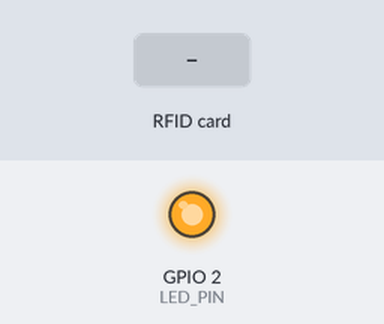
A sketch run on a simulated ESP32. Shown: output pins drawn as LEDs (lit = HIGH). Dashed ring = blinking. The inputs (shaded band) are chosen by the test bench. WiFi joins after 1.5 s; servers stay silent unless stated; uploads are accepted with an empty reply; what the sketch prints to the serial monitor is not drawn.

Above: at 2.7 s.
2.8 s: RFID card 12 34 56 78 held to the reader
At 3.17 s:
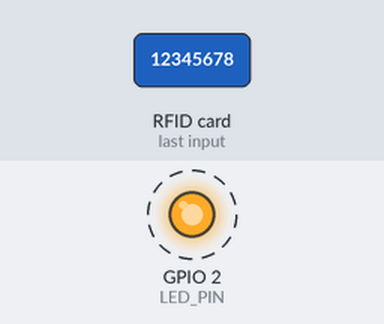
4.5 s: RFID card 5E 7A 19 C4 held to the reader
At 6.3 s:
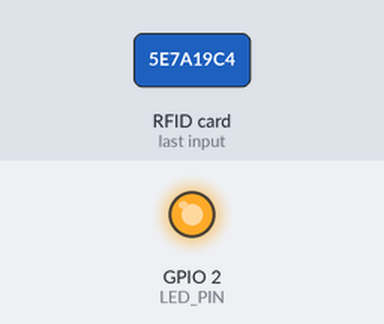
Timing chart, 0 to 7.8 s (numbered marks = the images above; inputs shaded):
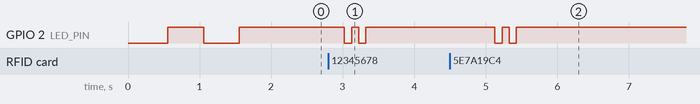

The sketch:

arduino_esp.ino
```cpp
#include <SPI.h>
#include <MFRC522.h>
#include <WiFi.h>
#include <HTTPClient.h>
#include <ArduinoJson.h>

// --- CONFIGURACIÓN DE RED Y SERVIDOR ---
const char* WIFI_SSID = "Nemo";
const char* WIFI_PASSWORD = "12345678";

// IP de tu servidor (Backend).
const char* SERVER_IP = "192.168.43.210";
const int SERVER_PORT = 8080;
const long LECTOR_ID = 1;

// --- PINES HARDWARE (Actualizado a tu nueva conexión) ---
#define RST_PIN  22   // CAMBIO AQUÍ: Antes era 4, ahora es D22
#define SS_PIN   5    // SDA conectado a D5
#define LED_PIN  2    // LED integrado

MFRC522 rfid(SS_PIN, RST_PIN);


void parpadearLed(int veces, int duracionMs) {
  for (int i = 0; i < veces; i++) {
    digitalWrite(LED_PIN, LOW);
    delay(duracionMs);
    digitalWrite(LED_PIN, HIGH);
    delay(duracionMs);
  }
  digitalWrite(LED_PIN, HIGH);
}

void conectarWiFi() {
  Serial.println();
  Serial.print("Conectando a WiFi: ");
  Serial.println(WIFI_SSID);

  WiFi.mode(WIFI_STA);
  WiFi.begin(WIFI_SSID, WIFI_PASSWORD);

  int intentos = 0;
  while (WiFi.status() != WL_CONNECTED) {
    delay(500);
    Serial.print(".");
    digitalWrite(LED_PIN, !digitalRead(LED_PIN));
    intentos++;
    if(intentos > 40){
        Serial.println("\nFallo al conectar. Reiniciando...");
        ESP.restart();
    }
  }

  Serial.println("\n¡WiFi Conectado!");
  Serial.print("IP Asignada: ");
  Serial.println(WiFi.localIP());
  digitalWrite(LED_PIN, HIGH);
}

void enviarTagRfid(String rfidTag) {
  if (WiFi.status() != WL_CONNECTED) {
    Serial.println("!! WiFi desconectado. Reconectando...");
    conectarWiFi();
  }

  if (WiFi.status() == WL_CONNECTED) {
    HTTPClient http;
    String serverUrl = "http://" + String(SERVER_IP) + ":" + String(SERVER_PORT) + "/registros/rfid";

    Serial.println("Enviando a: " + serverUrl);

    http.begin(serverUrl);
    http.addHeader("Content-Type", "application/json");

    // ArduinoJson v7
    JsonDocument doc;
    doc["rfidTag"] = rfidTag;
    doc["lectorId"] = LECTOR_ID;

    String requestBody;
    serializeJson(doc, requestBody);

    int httpResponseCode = http.POST(requestBody);

    if (httpResponseCode == 200) {
      String payload = http.getString();
      Serial.println(">> RESPUESTA: " + payload);
      Serial.println(">> ACCESO CORRECTO");
      parpadearLed(2, 100);

    } else if (httpResponseCode == 404) {
       Serial.println(">> TAG DESCONOCIDO (Capturado en backend)");
       parpadearLed(3, 300);

    } else {
      Serial.print(">> ERROR HTTP: ");
      Serial.println(httpResponseCode);
      String payload = http.getString();
      Serial.println(">> MENSAJE: " + payload);

      digitalWrite(LED_PIN, LOW);
      delay(2000);
      digitalWrite(LED_PIN, HIGH);
    }

    http.end();
  }
}

void setup() {
  Serial.begin(115200);
  pinMode(LED_PIN, OUTPUT);

  // INICIAR SPI CON TUS PINES
  // SCK=18, MISO=19, MOSI=23, SS=5
  SPI.begin(18, 19, 23, 5);

  rfid.PCD_Init();

  Serial.println("\n--- PRUEBA DE HARDWARE RFID ---");
  rfid.PCD_DumpVersionToSerial(); // Verificar si ahora responde el lector
  Serial.println("-------------------------------");

  conectarWiFi();
  Serial.println("Sistema listo. Acerque una tarjeta...");
}

void loop() {
  if (WiFi.status() != WL_CONNECTED) {
    conectarWiFi();
  }

  if (!rfid.PICC_IsNewCardPresent()) {
    return;
  }

  if (!rfid.PICC_ReadCardSerial()) {
    return;
  }

  String rfidTag = "";
  for (byte i = 0; i < rfid.uid.size; i++) {
    rfidTag.concat(String(rfid.uid.uidByte[i] < 0x10 ? "0" : ""));
    rfidTag.concat(String(rfid.uid.uidByte[i], HEX));
  }
  rfidTag.toUpperCase();

  Serial.print("\nTAG LEÍDO: ");
  Serial.println(rfidTag);

  enviarTagRfid(rfidTag);

  rfid.PICC_HaltA();
  rfid.PCD_StopCrypto1();

  delay(1500);
}
```

Measured:
- after the input at 2.8 s, GPIO 2 (LED_PIN): alternates HIGH for 0.10 s and LOW for 0.10 s, 4 changes in all, then stays HIGH, starting after 0.23 s
- after the input at 4.5 s, GPIO 2 (LED_PIN): alternates HIGH for 0.10 s and LOW for 0.10 s, 4 changes in all, then stays HIGH, starting after 0.63 s
